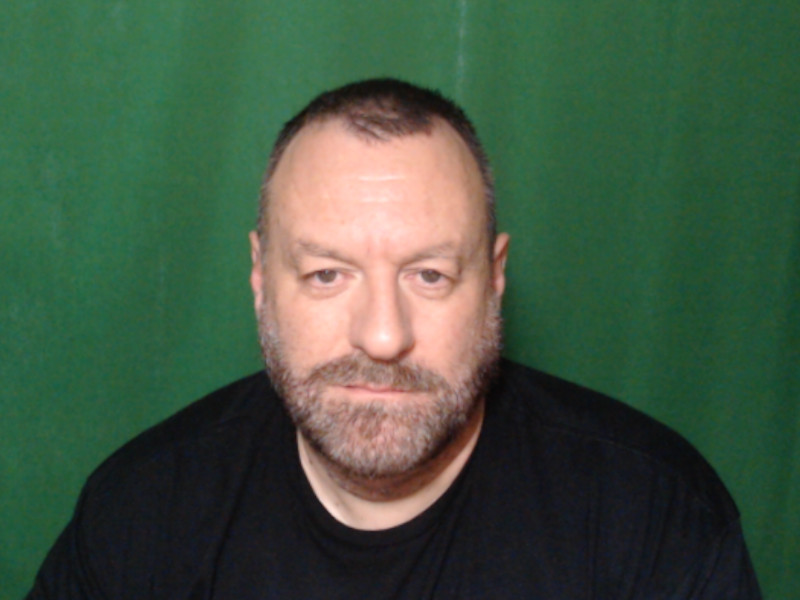
#> input picture media/croma.jpg, 800 x 600 px
$ jupyter execute 03-OpenCV-Croma.ipynb
#> lines starting #> are read from the running program, lines starting #| are printed output that depends on the picture; after the words box and inside, x2 and y2 are one past the last pixel; in counts of white or black regions, pixels touching at a corner belong together
### cuia.py
import cv2
import numpy as np
import matplotlib as mpl
from matplotlib import pyplot as plt
import time
import os

# [8 lines left out: function popup, not called in this run]

def plot(image, titulo=None, axis=False):
    dpi = mpl.rcParams['figure.dpi']
    if len(image.shape)==2:
        h, w = image.shape
        c = 1
    else:
        h, w, c = image.shape

    # What size does the figure need to be in inches to fit the image?
    figsize = w / float(dpi), h / float(dpi)

    # Create a figure of the right size with one axes that takes up the full figure
    fig = plt.figure(figsize=figsize)
    ax = fig.add_axes([0, 0, 1, 1])

    # Hide spines, ticks, etc.
    if not axis:
        ax.axis('off')
    if isinstance(titulo, str):
        plt.title(titulo)

    # Display the image.
    if c==4:
        plt.imshow( cv2.cvtColor(image, cv2.COLOR_BGRA2RGBA) )
    elif c==1:
        plt.imshow( image, cmap='gray' )
    else:
        plt.imshow( cv2.cvtColor(image, cv2.COLOR_BGR2RGB) , aspect='equal')


# [40 lines left out: functions bestBackend, importarCamara, not called in this run]

class myVideo:
    # [20 lines left out: function __init__, not called in this run]

    def __del__(self):
        self._cap.release()

    def release(self):
        self._cap.release()
        del self

    def isOpened(self):
        return self._cap.isOpened()

    # [49 lines left out: function read, not called in this run]

    def get(self, prop):
        return(self._cap.get(prop))

    # [106 lines left out: functions set, play, alphaBlending, proyeccion, histogramahsv, not called in this run]

class matrizDeTransformacion:
    def __init__(self, matrix=None):
        # Inicializa la matriz como una identidad 4x4 si no se especifica ninguna
        self.matrix = matrix if matrix is not None else np.eye(4)

    # [62 lines left out: functions traslacion, rotacion, escalado, rotacion_con_cuaternion, __matmul__, not called in this run]

    def __array__(self):
        # Convierte la instancia a un np.array.
        return self.matrix

    @property
    def shape(self):
        return(self.matrix.shape)

    def __repr__(self):
        return f"matrizDeTransformacion(\n{self.matrix}\n)"


try:
    import pygfx as gfx
    import pylinalg as la # Álgebra lineal para las transformaciones geométricas
    class modeloGLTF:
        # [37 lines left out: functions __init__, cargar, seleccionar_escena, escalar, not called in this run]

        def rotar(self, rotacion):
            q = la.quat_from_euler(rotacion)
            self.model_obj.local.rotation = la.quat_mul(q, self.model_obj.local.rotation)

        def trasladar(self, posicion):
            self.model_obj.local.position = posicion

        # [28 lines left out: functions flotar, animaciones, animar, not called in this run]
except:
    print("Omitiendo dependencias del módulo pygfx y pylinalg")
    print("Instalar con    pip install pygfx pylinalg")

try:
    from rendercanvas.offscreen import RenderCanvas # Para el render offscreen
    class escenaPYGFX:
        # [8 lines left out: function __init__, not called in this run]

        def iluminar(self, intensidad=1.0):
            ambient_light = gfx.AmbientLight(intensidad)
            self.scene.add(ambient_light)

        # [21 lines left out: functions agregar_modelo, ilumina_modelo, not called in this run]

        def actualizar_camara(self, matriz):
            self.camera.local.matrix = matriz

        def mostrar_ejes(self, size=1.0, thickness=2):
            axis = gfx.AxesHelper(size, thickness)
            self.scene.add(axis)

        # [5 lines left out: function render, not called in this run]
except:
    print("Omitiendo dependencias del módulo wgpu.gui.offscreen")
    print("Instalar con    pip install wgpu rendercanvas")

### 03-OpenCV-Croma.ipynb
# Croma

El efecto [croma](https://es.wikipedia.org/wiki/Croma) permite sustituir los píxeles de una imagen que tienen un tono de color determinado (usualmente verde o azul). Para la identificación de los píxeles que tienen un tono determinado es de especial utilidad emplear el espacio de color [HSV](https://es.wikipedia.org/wiki/Modelo_de_color_HSV) pues el tono se encuentra en una sola de las componentes mientras que las otras dos indican la intensidad y el brillo con que es percibido dicho tono.

[cell 1]
import cv2
import numpy as np
import cuia
from matplotlib import pyplot as plt

Para empezar debemos identificar el tono que queremos sustituir en el espacio de color HSV.

**Nota:** No hay que olvidar que, aunque el modelo de color establece valores de H entre 0 y 360, OpenCV los escala al rango [0,180).

[cell 2]
mapa = np.full((50,180,3), 255, dtype=np.uint8)
for i in range(180):
    mapa[:,i,0] = i
mapabgr = cv2.cvtColor(mapa, cv2.COLOR_HSV2RGB)

fig = plt.figure()
plt.title("Hue")
plt.imshow(mapabgr)

[cell 3]
croma = cv2.imread("media/croma.jpg")
#> croma is the input picture: shape (600, 800, 3); mean B, G, R 66.3, 86.9, 65.8

Analizaremos la siguiente imagen para tratar de identificar y sustituir el fondo. Usaremos [calcHist](https://docs.opencv.org/4.x/d6/dc7/group__imgproc__hist.html#ga4b2b5fd75503ff9e6844cc4dcdaed35d) para calcular el [histograma](https://es.wikipedia.org/wiki/Histograma) de los tonos para representarlo mediante Matplotlib.

Crearé una función para cálculo de histogramas que guardaré en cuia.py

[cell 4]
def histogramahsv(imagen, solotono=True):
#> called with solotono = True
    if solotono:
        hist, (ax1) = plt.subplots(1)
    else:
        hist, (ax1, ax2, ax3) = plt.subplots(1,3)
    framehsv = cv2.cvtColor(imagen, cv2.COLOR_BGR2HSV)
#> framehsv: shape (600, 800, 3); mean H, S, V 67.8, 106.7, 96.3
    h, s, v = cv2.split(framehsv)
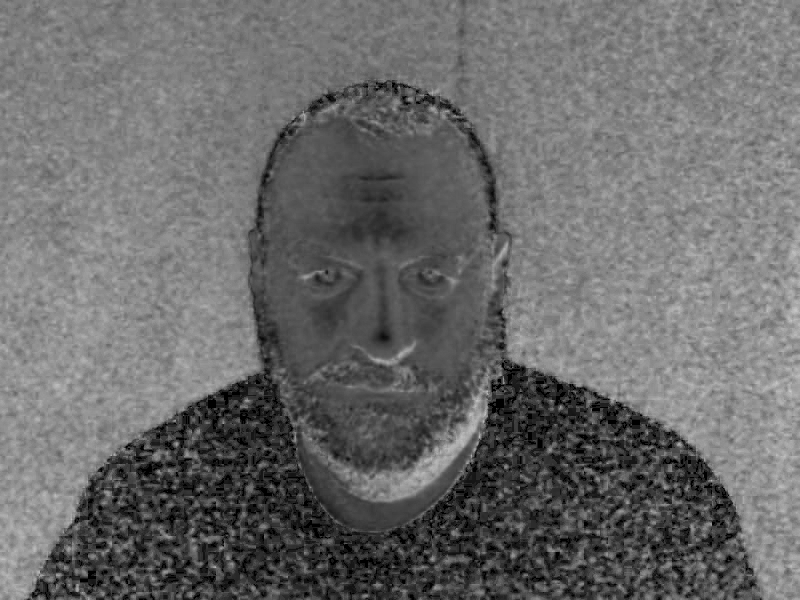
#> s: shape (600, 800); min 0, max 204, mean 106.7
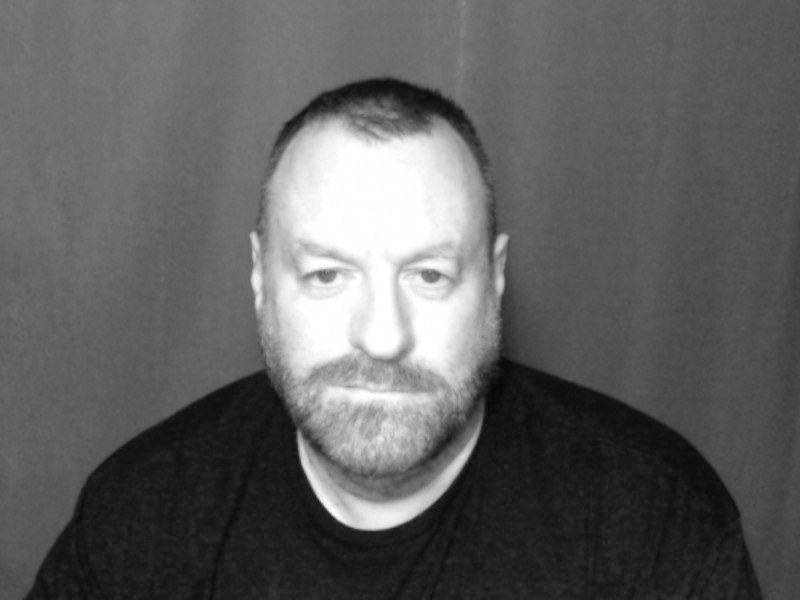
#> v: shape (600, 800); min 7, max 255, mean 96.3
    histoh = cv2.calcHist( [framehsv], [0], None, [180], [0, 180])
#> histoh = 180 values, max 33045 at index 72, min 0 at index 97, mean 2666.7
    ax1.set_title("Hue")
    ax1.get_yaxis().set_visible(False)
    ax1.plot(histoh)
    if not solotono:
        histos = cv2.calcHist( [framehsv], [1], None, [256], [0, 256])
        ax2.set_title("Sat")
        ax2.get_yaxis().set_visible(False)
        ax2.plot(histos)
        histov = cv2.calcHist( [framehsv], [2], None, [256], [0, 256])
        ax3.set_title("Val")
        ax3.get_yaxis().set_visible(False)
        ax3.plot(histov)
    plt.show()
#> figure, not shown here; curve peaks at x = 72, y = 33045

[cell 5]
histogramahsv(croma)

Podemos comprobar como el tono predominante en el conjunto de píxeles está alrededor de 70 (en la escala [0,180) de OpenCV, que en la escala oficial de HSV [0,360) sería 140.

En todo caso podemos calcular el histograma de una parte de la imagen que sea representativa del color que queremos eliminar.

[cell 6]
histogramahsv(croma[0:200, 0:200, :]) #Cálculo del histograma de tono del recuadro de 200x200 superior izquierdo
#> call 2 of histogramahsv, with solotono = True
#> in histogramahsv (call 2), `framehsv = cv2.cvtColor(imagen, cv2.COLOR_BGR2HSV)`: framehsv: shape (200, 200, 3); mean H, S, V 70.4, 128.8, 112.2
#> in histogramahsv (call 2), `framehsv = cv2.cvtColor(imagen, cv2.COLOR_BGR2HSV)`:
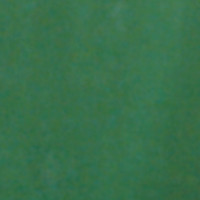
#> imagen: shape (200, 200, 3); mean B, G, R 75.4, 112.2, 55.5
#> in histogramahsv (call 2), `h, s, v = cv2.split(framehsv)`:
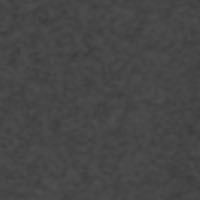
#> h: shape (200, 200); min 58, max 80, mean 70.4
#> in histogramahsv (call 2), `h, s, v = cv2.split(framehsv)`:
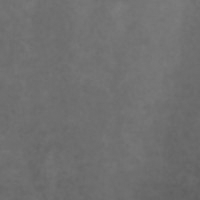
#> v: shape (200, 200); min 95, max 127, mean 112.2
#> in histogramahsv (call 2), `histoh = cv2.calcHist( [framehsv], [0], None, [180], [0, 180])`: histoh = 180 values, max 6092 at index 69, min 0 at index 0, mean 222.2
#> in histogramahsv (call 2), `plt.show()`:
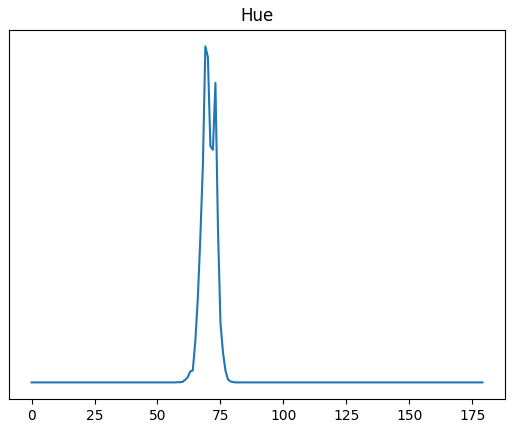
#> figure drawn by matplotlib, 1 panel; curve peaks at x = 69, y = 6092

Si observamos la saturación y valor de la zona podemos comprobar que, al ser la iluminación homogénea también es fácil acotar los valores de S y V, aunque esto no será tan necesario (la imagen no tiene una iluminación buena por lo que los resultados no serán tan buenos como podría desearse). Sí que debemos tener en cuenta que valores bajos de saturación y valor conducen a imágenes demasiado oscuras en las que es defícil distinguir el tono. En este ejemplo podemos comprobar que tanto saturación como valor se encuentran por encima de 95.

[cell 7]
histogramahsv(croma[0:200, 0:200, :], solotono=False)

Aprovecharemos la función [inrange](https://docs.opencv.org/4.x/d2/de8/group__core__array.html#ga48af0ab51e36436c5d04340e036ce981) vista anterior mente para identificar todos los píxeles cuyo tono se encuentre en [55,85], saturación por encima de 50 hasta 255 (no importa excedernos por encima ya que eso nos llevará a tonos más reconocibles).

[cell 8]
cromahsv = cv2.cvtColor(croma, cv2.COLOR_BGR2HSV) #Convertimos la imagen al espacio de color HSV
m = cv2.inRange(cromahsv, (55,50,50), (85,255,255))
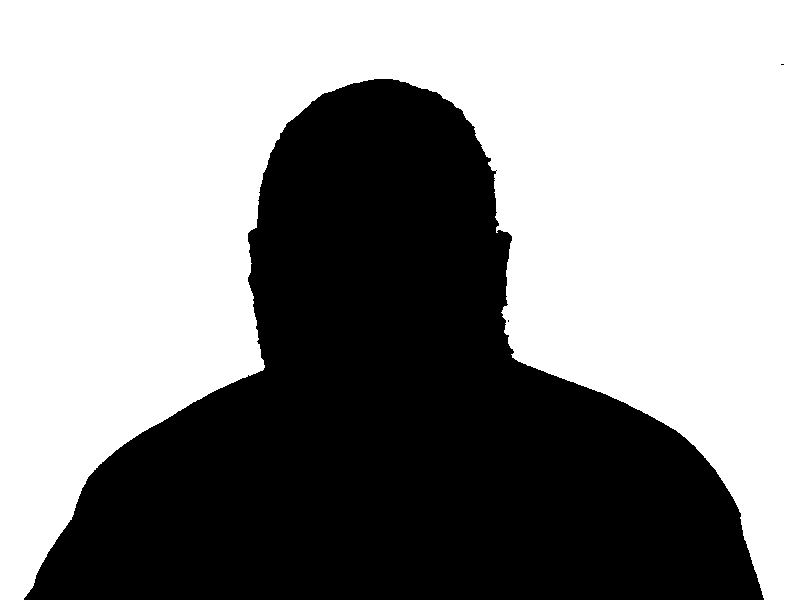
#> m: shape (600, 800); 58% white; 3 black regions (2 under 20 px), largest, box (x1, y1, x2, y2) and area: (24, 79, 764, 600) 201772
cuia.plot(m)

Usando operaciones a nivel de bit podemos aislar el primer plano.

[cell 9]
mascarafondo = np.stack((m,m,m), axis=2) # Hacemos la máscara de 3 bandas para poder operar
mascaraprimerplano = cv2.bitwise_not(mascarafondo) # La inversa identifica a los píxeles de primer plano
primerplano = cv2.bitwise_and(croma, mascaraprimerplano)
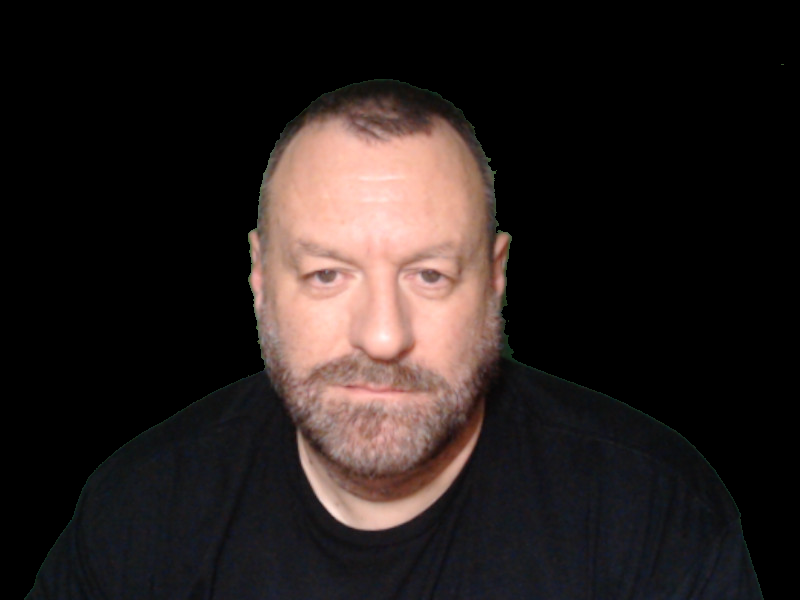
#> primerplano: shape (600, 800, 3); mean B, G, R 29.8, 31.4, 39.4
cuia.plot(primerplano)

Para terminar usaré una imagen de las mismas dimensiones para aplicarle la máscara de fondo.

[cell 10]
mapa = cv2.imread("media/mapa.jpg")
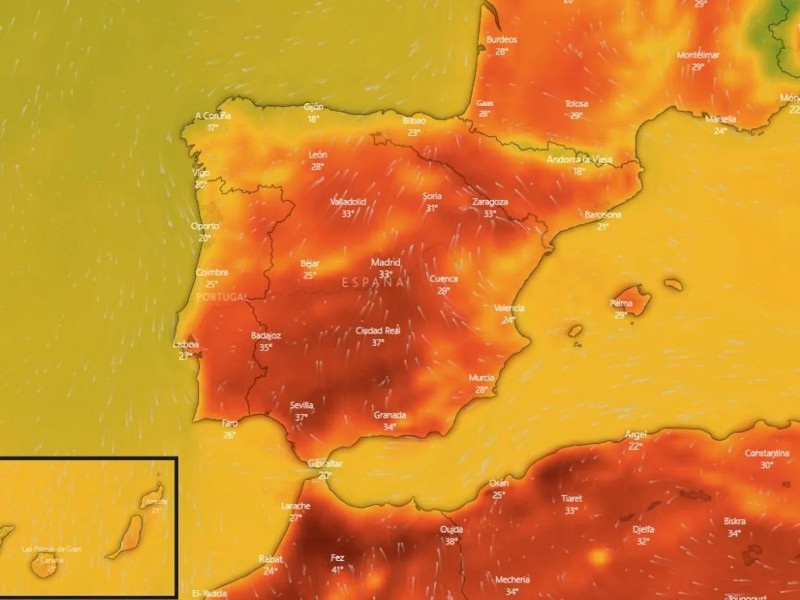
#> input picture media/mapa.jpg, 800 x 600 px
#> mapa is the input picture: shape (600, 800, 3); mean B, G, R 41.3, 138.9, 214.2
fondo = cv2.bitwise_and(mapa, mascarafondo)
cuia.plot(fondo)

Lan solo falta combinar con OR las imágenes de fondo y primer plano

[cell 11]
res = cv2.bitwise_or(fondo, primerplano)
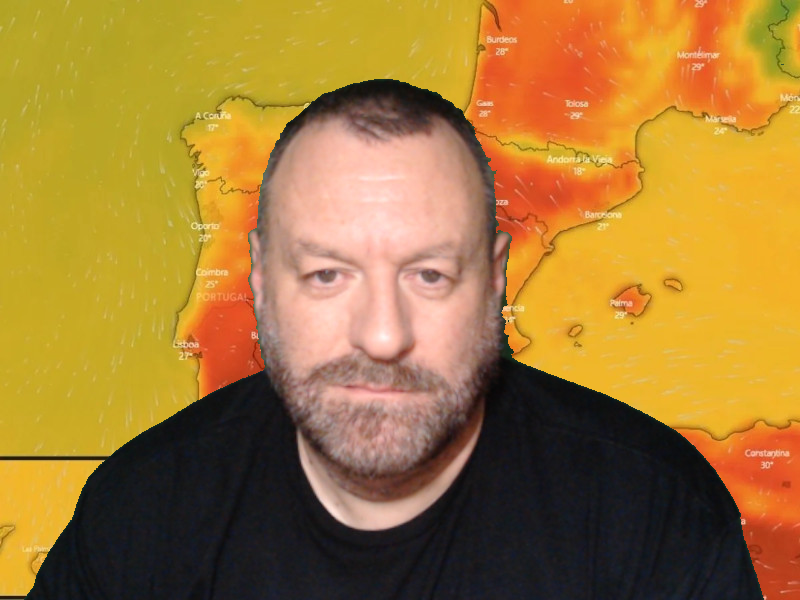
#> res: shape (600, 800, 3); mean B, G, R 54.1, 122.6, 164.3
cuia.plot(res)
